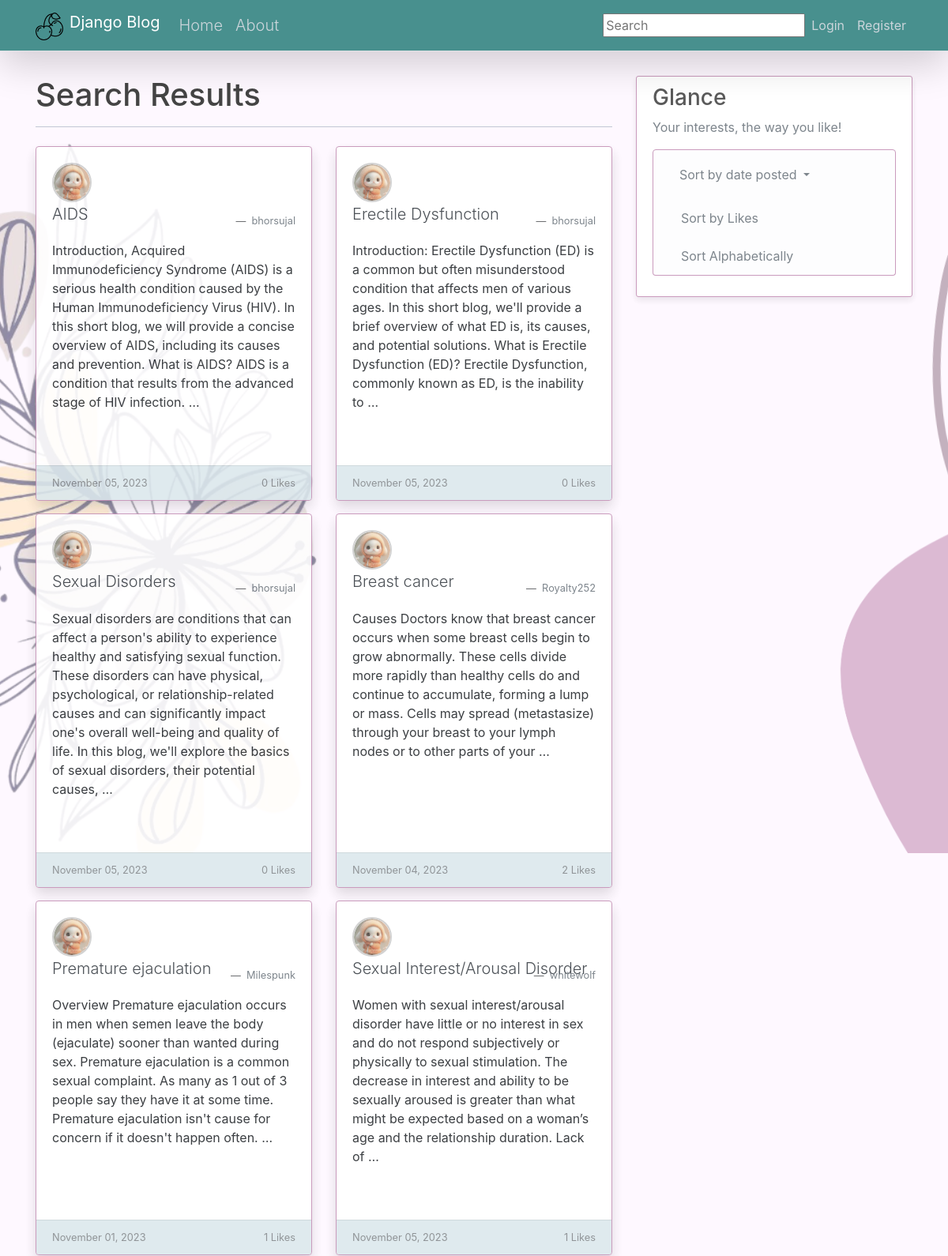
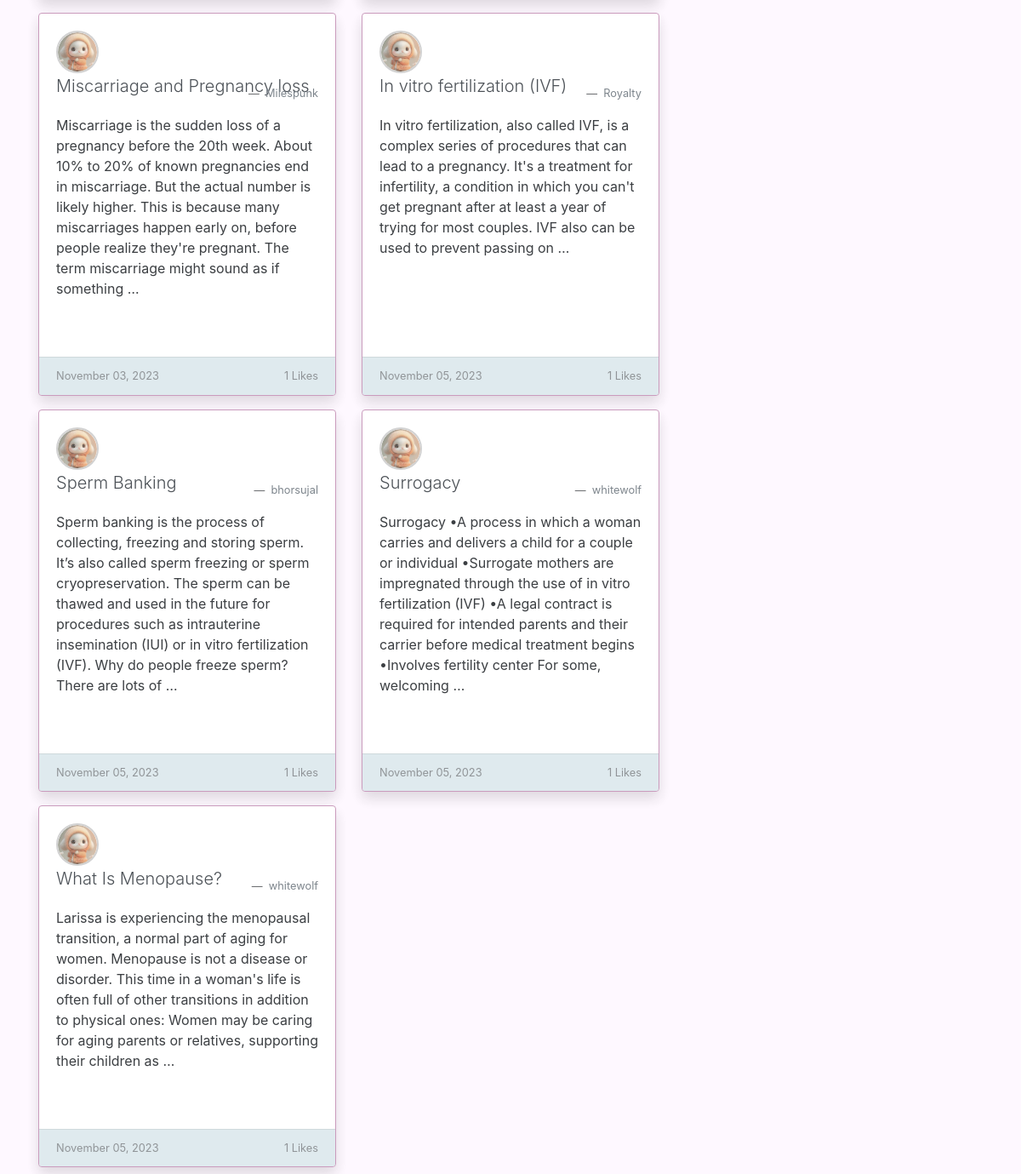
The app's page /search/ with its own data (2 pictures, top to bottom).
### blog/models.py (models this page shows, shortened)
class Post(models.Model):
	title = models.CharField(max_length=100)
	content = models.TextField()
	date_posted = models.DateTimeField(default=timezone.now)
	author = models.ForeignKey(User, on_delete=models.CASCADE)  #, a ForeignKey is a field used to create a many-to-one relationship between two models in a database.
	category = models.ForeignKey(Category, on_delete=models.SET_NULL, null=True)
	likes = models.ManyToManyField(User, related_name='liked_posts')

### user_authentication/models.py (models this page shows, shortened)
class Profile(models.Model):
	user = models.OneToOneField(User, on_delete=models.CASCADE)
	image = models.ImageField(default='default.jpg', upload_to='profile_pics')

### blog/views.py (the view)
# urls.py: path('search/', views.SearchView.as_view(), name='search'),
class SearchView(View):
    template_name = 'blog/search_results.html'
    def get(self, request, *args, **kwargs):
        form = SearchForm(request.GET)
        if form.is_valid():
            query = form.cleaned_data.get('query', '')
            results = Post.objects.filter(title__icontains=query, content__icontains=query)
        else:
            results = []
        context = {
            'form' : form,
            'results' : results,
        }
        return render(request, self.template_name, context)

### blog/forms.py
class SearchForm(forms.Form):
    query = forms.CharField(max_length=100, required=False)

### blog/templates/blog/search_results.html (shortened to what this page needs)
{% extends "blog/base.html" %}
{% block content %}
  <h1>Search Results</h1>
  <hr>
  <div class="row g-4">
    {% for post in results %}
    <div class="col-md-6 g-3 mb-4" style="width: auto;">
      <div class="card border-subtle h-100 mt-3 mb-3 shadow" style="border-color: #c38eb4;">
        <div class="card-body">
          <a class="card-title lead text-dark" href="{% url 'post-detail' post.id %}">
            <div class="icon-container"><img class="circular-icon" src="{{ post.author.profile.image.url }}"></div>
            {{ post.title }}
          </a>
          <figcaption class="blockquote-footer text-body-secondary text-right"> <a class="text-muted" href="{% url 'user-posts' post.author.username %}">{{ post.author }}</a></figcaption>
          <p class="card-text mt-3">{{ post.content|truncatewords:50 }}</p>
        </div>
        <div class="card-footer d-flex justify-content-between" style="background-color: #cddee5; opacity: 0.7;">
          <small class="text-body-secondary">{{ post.date_posted|date:"F d, Y" }}</small>
          <small class="text-body-secondary">{{ post.likes.count }} Likes</small>
        </div>
      </div>
    </div>
      {% if forloop.counter|divisibleby:2 and not forloop.last %}
        </div><div class="row g-4">
      {% endif %}
      {% empty %}
      <p>No results found.</p>
    {% endfor %}
  </div>
{% endblock content %}

### blog/static/blog/main.css (style rules this page uses)
h1, h2, h3, h4, h5, h6 { color: #444444; }

### blog/templates/blog/base.html (style rules this page uses)
body { background-color: #fef8ff; background-image: url('/media/background.png'); background-repeat: no-repeat; background-attachment: fixed; }
.card { box-shadow: 0 4px 8px rgba(0, 0, 0, 0.1); transition: box-shadow 0.3s ease; }
hr { height: 1px; color: #123455; background-color: #123455; border: none; }

### blog/templates/blog/search_results.html (style rules this page uses)
.border-subtle { border: 1px solid #c38eb4; transition: transform 0.3s, box-shadow 0.3s; }
.card { opacity: 88%; }
.icon-container { width: 50px; height: 50px; overflow: hidden; border-radius: 50%; border: 2px solid #ccc; }
.circular-icon { width: 100%; height: auto; border-radius: 50%; }

### records on screen
Post: author.profile.image (placeholder picture), title "AIDS", author "bhorsujal", content "Introduction, Acquired Immunodeficiency Syndrome (AIDS) is a serious health condition caused by the Human Immunodeficiency Virus (HIV). In this short blog, we will provide a concise overview of AIDS, including its causes and prevention. What is AIDS? AIDS is a condition that results from the advanced stage of HIV infection. …", date_posted "November 05, 2023", likes.count "0"
Post: author.profile.image (placeholder picture), title "Erectile Dysfunction", author "bhorsujal", content "Introduction: Erectile Dysfunction (ED) is a common but often misunderstood condition that affects men of various ages. In this short blog, we'll provide a brief overview of what ED is, its causes, and potential solutions. What is Erectile Dysfunction (ED)? Erectile Dysfunction, commonly known as ED, is the inability to …", date_posted "November 05, 2023", likes.count "0"
Post: author.profile.image (placeholder picture), title "Sexual Disorders", author "bhorsujal", content "Sexual disorders are conditions that can affect a person's ability to experience healthy and satisfying sexual function. These disorders can have physical, psychological, or relationship-related causes and can significantly impact one's overall well-being and quality of life. In this blog, we'll explore the basics of sexual disorders, their potential causes, …", date_posted "November 05, 2023", likes.count "0"
Post: author.profile.image (placeholder picture), title "Breast cancer", author "Royalty252", content "Causes Doctors know that breast cancer occurs when some breast cells begin to grow abnormally. These cells divide more rapidly than healthy cells do and continue to accumulate, forming a lump or mass. Cells may spread (metastasize) through your breast to your lymph nodes or to other parts of your …", date_posted "November 04, 2023", likes.count "2"
Post: author.profile.image (placeholder picture), title "Premature ejaculation", author "Milespunk", content "Overview Premature ejaculation occurs in men when semen leave the body (ejaculate) sooner than wanted during sex. Premature ejaculation is a common sexual complaint. As many as 1 out of 3 people say they have it at some time. Premature ejaculation isn't cause for concern if it doesn't happen often. …", date_posted "November 01, 2023", likes.count "1"
Post: author.profile.image (placeholder picture), title "Sexual Interest/Arousal Disorder", author "whitewolf", content "Women with sexual interest/arousal disorder have little or no interest in sex and do not respond subjectively or physically to sexual stimulation. The decrease in interest and ability to be sexually aroused is greater than what might be expected based on a woman’s age and the relationship duration. Lack of …", date_posted "November 05, 2023", likes.count "1"
Post: author.profile.image (placeholder picture), title "Miscarriage and Pregnancy loss", author "Milespunk", content "Miscarriage is the sudden loss of a pregnancy before the 20th week. About 10% to 20% of known pregnancies end in miscarriage. But the actual number is likely higher. This is because many miscarriages happen early on, before people realize they're pregnant. The term miscarriage might sound as if something …", date_posted "November 03, 2023", likes.count "1"
Post: author.profile.image (placeholder picture), title "In vitro fertilization (IVF)", author "Royalty", content "In vitro fertilization, also called IVF, is a complex series of procedures that can lead to a pregnancy. It's a treatment for infertility, a condition in which you can't get pregnant after at least a year of trying for most couples. IVF also can be used to prevent passing on …", date_posted "November 05, 2023", likes.count "1"
Post: author.profile.image (placeholder picture), title "Sperm Banking", author "bhorsujal", content "Sperm banking is the process of collecting, freezing and storing sperm. It’s also called sperm freezing or sperm cryopreservation. The sperm can be thawed and used in the future for procedures such as intrauterine insemination (IUI) or in vitro fertilization (IVF). Why do people freeze sperm? There are lots of …", date_posted "November 05, 2023", likes.count "1"
Post: author.profile.image (placeholder picture), title "Surrogacy", author "whitewolf", content "Surrogacy •A process in which a woman carries and delivers a child for a couple or individual •Surrogate mothers are impregnated through the use of in vitro fertilization (IVF) •A legal contract is required for intended parents and their carrier before medical treatment begins •Involves fertility center For some, welcoming …", date_posted "November 05, 2023", likes.count "1"
Post: author.profile.image (placeholder picture), title "What Is Menopause?", author "whitewolf", content "Larissa is experiencing the menopausal transition, a normal part of aging for women. Menopause is not a disease or disorder. This time in a woman's life is often full of other transitions in addition to physical ones: Women may be caring for aging parents or relatives, supporting their children as …", date_posted "November 05, 2023", likes.count "1"
